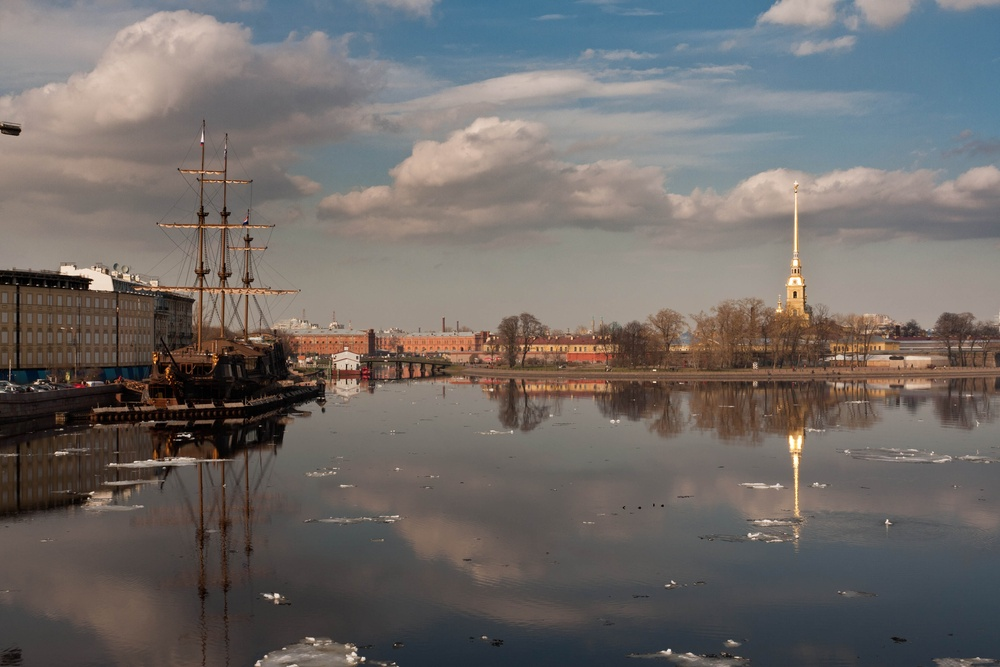
#> input picture CV/boat1.jpg, 1000 x 667 px, shrunk from 3888 x 2592 before the run
$ jupyter execute lecture4_stitching.ipynb
#> lines starting #> are read from the running program, lines starting #| are printed output that depends on the picture; after the words box and inside, x2 and y2 are one past the last pixel; in counts of white or black regions, pixels touching at a corner belong together
# Image Stitching

* Stitch two images using OpenCV by estimating homography

* use the high-level stitching API for stitching provided by
    * `cv::Stitcher`

## OpenCV

(pytorch)$ conda install -c conda-forge py-opencv

[cell 1]
import numpy as np
import cv2 as cv
from matplotlib import pyplot as plt

import argparse
import sys

plt.rcParams['figure.figsize'] = [16, 9]

## Image Stitching

* Feature detection
* Feature matching & homography estimation using RANSAC
* align two images using estimated homography
* Stitching

How can we remove this seam?

[cell 2]
# read images
img_names = ['boat1.jpg','boat2.jpg']
img1 = cv.imread(img_names[0])
#> img1 is the input picture: shape (667, 1000, 3); mean B, G, R 104, 106.6, 111.8
img2 = cv.imread(img_names[1])
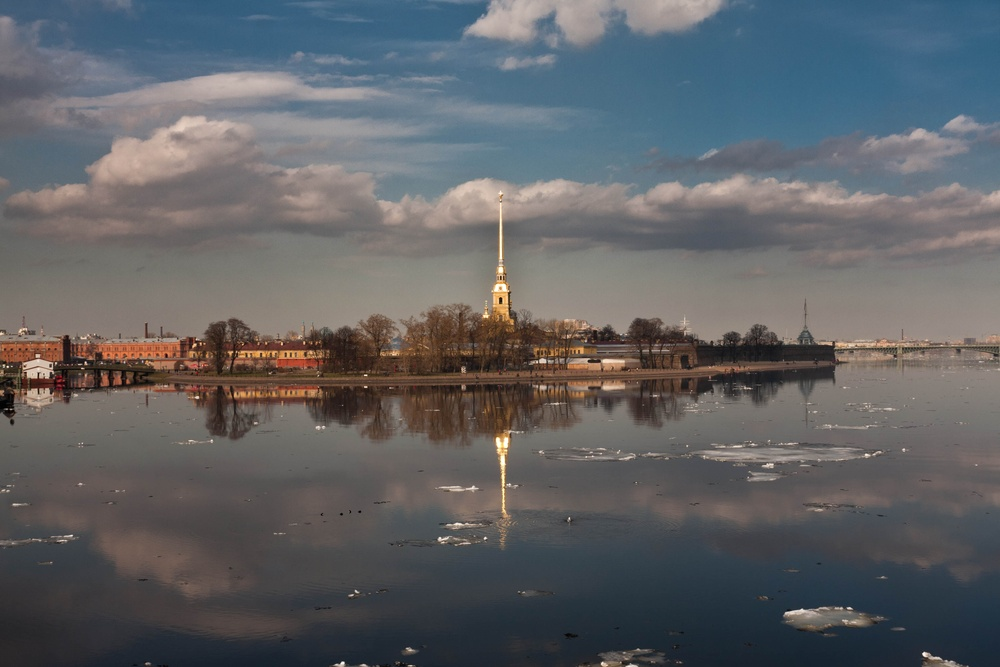
#> input picture CV/boat2.jpg, 1000 x 667 px, shrunk from 3888 x 2592 before the run
#> img2 is the input picture: shape (667, 1000, 3); mean B, G, R 100.9, 98, 96.5

plt.subplot(1,2,1), plt.imshow(cv.cvtColor(img1, cv.COLOR_BGR2RGB)), plt.title('img1')
plt.subplot(1,2,2), plt.imshow(cv.cvtColor(img2, cv.COLOR_BGR2RGB)), plt.title('img2')
plt.show()
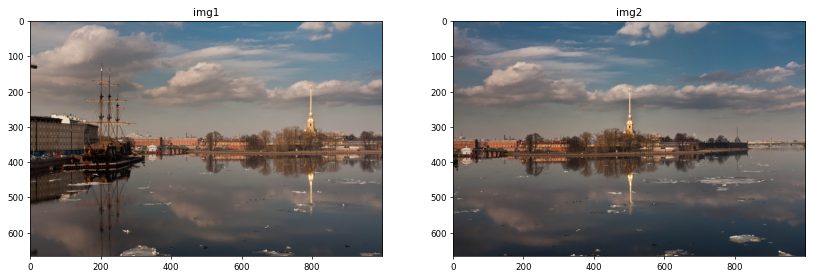
#> figure drawn by matplotlib, 2 panels

[cell 3]
# Initiate SIFT detector
# TODO
sift = cv.SIFT_create()

# find the keypoints and descriptors with SIFT (mask=None)
# TODO
kp1, des1 = sift.detectAndCompute(img1, None)
#> kp1 = 1818 keypoints; strongest (x, y, size): (189, 435, 2.3), (363, 659, 2.7), (277, 595, 3.3), (90, 383, 3.2)
kp2, des2 = sift.detectAndCompute(img2, None)
#> kp2 = 1294 keypoints; strongest (x, y, size): (924, 654, 3.2), (343, 663, 2.4), (500, 299, 2.7), (197, 397, 2.2)

### Visualize Features

[cell 4]
img1_vis = np.zeros_like(img1)
img2_vis = np.zeros_like(img2)

img1_vis = cv.drawKeypoints(img1, kp1, img1_vis, flags=cv.DRAW_MATCHES_FLAGS_DRAW_RICH_KEYPOINTS)
img2_vis = cv.drawKeypoints(img2, kp2, img2_vis, flags=cv.DRAW_MATCHES_FLAGS_DRAW_RICH_KEYPOINTS)

plt.subplot(1,2,1), plt.imshow(cv.cvtColor(img1_vis, cv.COLOR_BGR2RGB)), plt.title('Detected SIFT Features in img1')
plt.subplot(1,2,2), plt.imshow(cv.cvtColor(img2_vis, cv.COLOR_BGR2RGB)), plt.title('Detected SIFT Features in img2')
plt.show()
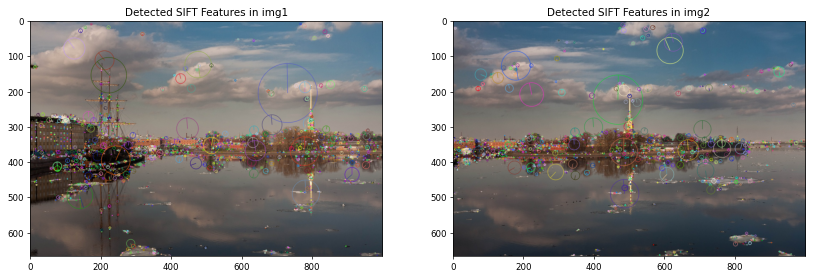
#> figure drawn by matplotlib, 2 panels

### Feature matching

[cell 5]
# For FLANN based matcher, we need to pass two dictionaries which specifies the algorithm to be used, its related parameters etc.
FLANN_INDEX_KDTREE = 1
index_params = dict(algorithm=FLANN_INDEX_KDTREE, trees=5) # First one is IndexParams. For various algorithms, the information to be passed is explained in FLANN docs.
search_params = dict(checks=50) # Second dictionary is the SearchParams. It specifies the number of times the trees in the index should be recursively traversed. Higher values gives better precision, but also takes more time.

# Create FLANN based matcher
# TODO
matcher = cv.FlannBasedMatcher(index_params, search_params)

# compute k best matches (k=2)
# TODO
matches = matcher.knnMatch(des1, des2, k=2)
#> matches = 1818 matches

# store all the good matches as per Lowe's ratio test.
# matches.distance - Distance between descriptors. The lower, the better it is.
good = []
for m, n in matches:
    if m.distance < 0.7 * n.distance: # Lowe's ratio test.
        good.append(m)
#> after the loop, good = 540 matches

print(len(good))
#| 540

* Draw matched points:

[cell 6]
# draw matches
draw_params = dict(matchColor=(0, 255, 0),  # draw matches in green color
                   singlePointColor=None,
                   flags=cv.DrawMatchesFlags_NOT_DRAW_SINGLE_POINTS)

img_matches = cv.drawMatches(img1, kp1, img2, kp2, good, None, **draw_params)
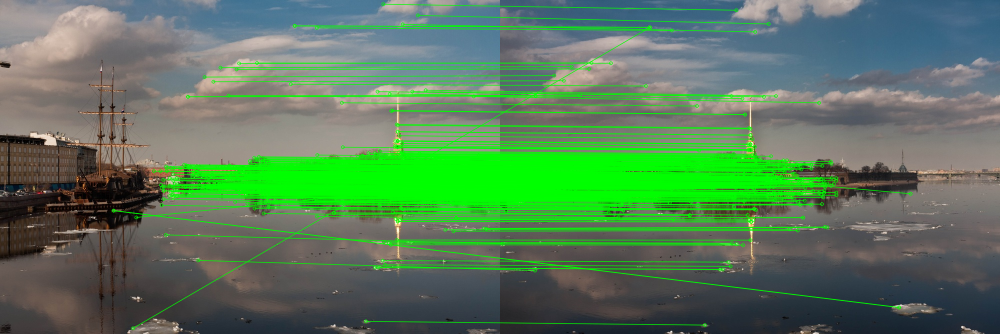
#> img_matches: shape (667, 2000, 3) (shown at 1/2 size); mean B, G, R 90.7, 123.7, 88.5

plt.imshow(cv.cvtColor(img_matches,cv.COLOR_BGR2RGB)), plt.title('Matches')
plt.show()

### Find Homography

[cell 7]
MIN_MATCH_COUNT = 10
if len(good) > MIN_MATCH_COUNT:

    # find homography (method=cv2.RANSAC, ransacReprojThreshold=5.0)
    # TODO
    src_pts = np.float32([kp1[m.queryIdx].pt for m in good]).reshape(-1, 1, 2)
#> src_pts = 540 rows, first 8: [226.9, 420.7], [226.9, 420.7], [265.6, 656.1], [272.1, 434.4], [307.5, 341.9], [320.3, 341.8], [321.6, 369.6], [322.9, 375]
    dst_pts = np.float32([kp2[m.trainIdx].pt for m in good]).reshape(-1, 1, 2)
#> dst_pts = 540 rows, first 8: [797.7, 614.5], [797.7, 614.5], [299.3, 54.22], [433.6, 316.2], [22.87, 348.9], [22.87, 348.9], [9.87, 378.6], [11.5, 384.5]

    M, mask = cv.findHomography(src_pts, dst_pts, cv.RANSAC, 5.0)
#> M = [[1.24, 0.00175, -388.6], [0.0791, 1.15, -43.83], [0.000246, -7.02e-06, 1]]; mask = 540 values, max 1 at index 6, min 0 at index 0, mean 0.959
    matchesMask = mask.ravel().tolist()
#> matchesMask has the same summary as mask

    # perspective transform
    h, w, c = img1.shape
#> h = 667; w = 1000; c = 3
    pts = np.float32([[0, 0], [0, h - 1], [w - 1, h - 1], [w - 1, 0]]).reshape(-1, 1, 2)
#> pts = [[0, 0], [0, 666], [999, 666], [999, 0]]
    dst1 = cv.perspectiveTransform(pts, M)
#> dst1 = [[-388.6, -43.83], [-389.2, 727.3], [685.9, 647.1], [682.4, 28.22]]

    h, w, c = img2.shape
    pts = np.float32([[0, 0], [0, h - 1], [w - 1, h - 1], [w - 1, 0]]).reshape(-1, 1, 2)
    dst2 = cv.perspectiveTransform(pts, np.linalg.inv(M))
#> dst2 = [[313.4, 16.53], [312.5, 636.1], [1389.2, 714.8], [1396.1, -57.72]]

    img2_poly = cv.polylines(img2.copy(), [np.int32(dst1)], True, (255,0,0), 3, cv.LINE_AA)
    img1_poly = cv.polylines(img1.copy(), [np.int32(dst2)], True, (0,0,255), 3, cv.LINE_AA)
else:
    print("Not enough matches are found - {}/{}".format(len(good), MIN_MATCH_COUNT))
    matchesMask = None

# draw matches
draw_params = dict(matchColor=(0, 255, 0),  # draw matches in green color
                   singlePointColor=None,
                   matchesMask=matchesMask,  # draw only inliers
                   flags=2)
#> draw_params = 4 items

img3 = cv.drawMatches(img1_poly, kp1, img2_poly, kp2, good, None, **draw_params)
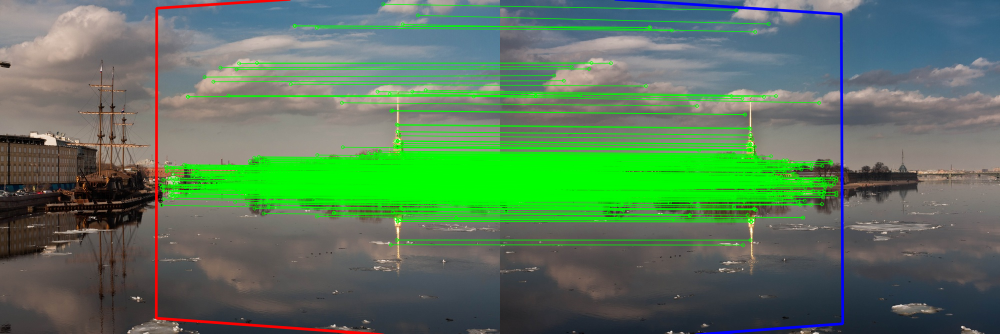
#> img3: shape (667, 2000, 3) (shown at 1/2 size); mean B, G, R 92.1, 120.7, 90.1

plt.imshow(cv.cvtColor(img3,cv.COLOR_BGR2RGB)), plt.title('Matches in mask')
plt.show()

### Image stitching

- `np.eye(3)` $= \begin{bmatrix} 1 & 0 & 0 \\ 0 & 1 & 0 \\ 0 & 0 & 1 \end{bmatrix}$
- what does `A` do?

[cell 8]
# define output image space
out_width = img2.shape[1]*2
#> out_width = 2000
out_height = img2.shape[0]*2
#> out_height = 1334
I = np.eye(3)
A = np.eye(3)
A[0:2,2] = [out_width//4, out_height//4] # width, height

# define mask
mask1 = np.ones_like(img1)
mask2 = np.ones_like(img2)

# get inv(M)
# TODO
M_inv = np.linalg.inv(M)
#> M_inv = [[0.749, 0.000635, 291], [-0.0584, 0.868, 15.35], [-0.000184, 5.94e-06, 0.929]]

[cell 9]
# warp img2 into output space with img1 camera pose (use M=A@M_inv, dsize=(out_width, out_height))
# TODO

img2_out = cv.warpPerspective(img2, A@M_inv, (out_width, out_height))
mask2_out = cv.warpPerspective(mask2, A@M_inv, (out_width, out_height))
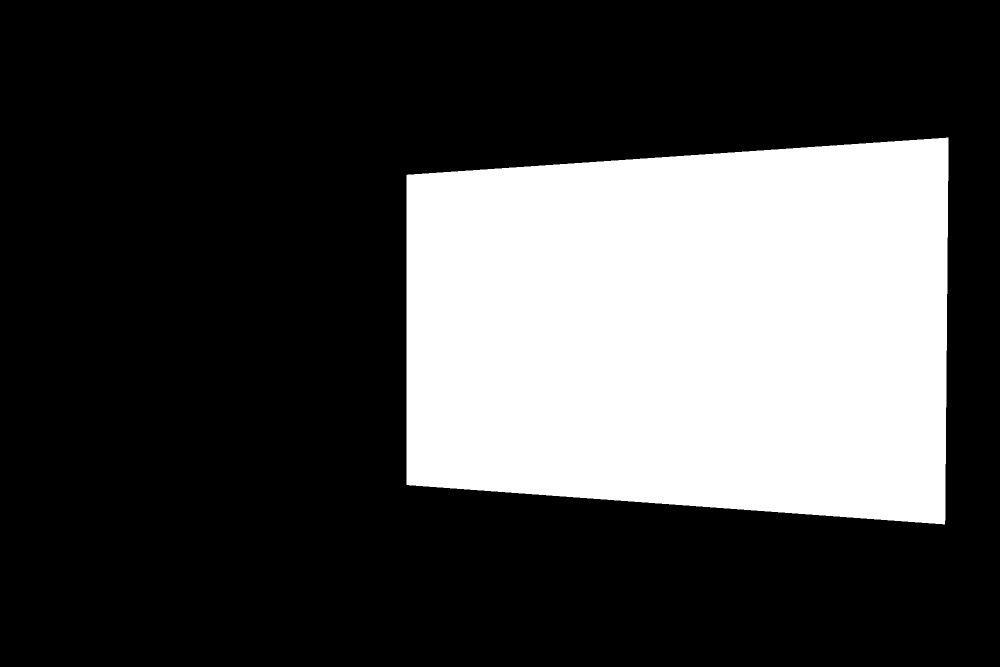
#> mask2_out: shape (1334, 2000, 3) (shown at 1/2 size); values 0 (black) and 1 (white), 28.2% white; 1 white region, box (x1, y1, x2, y2) and area: (813, 275, 1897, 1049) 753531
#> mask2: shape (667, 1000, 3); every value is 1

# warp img1 into output space (use M=A, dsize=(out_width, out_height))
img1_out = cv.warpPerspective(img1, A@I, (out_width, out_height))
mask1_out = cv.warpPerspective(mask1, A@I, (out_width, out_height))

# stitch images
# alpha blending
img_stitch = img1_out
img_stitch = (1-mask2_out) * img_stitch  +  mask2_out * img2_out


# display
img_stitch = np.clip(img_stitch,0,255).astype(np.uint8)
plt.imshow(cv.cvtColor(img_stitch, cv.COLOR_BGR2RGB))
plt.show()

[cell 10]
# warp img1 into output space with img2 camera pose (use M=A@M_inv, dsize=(out_width, out_height))
# TODO
img1_out = cv.warpPerspective(img1, A@M, (out_width, out_height))
mask1_out = cv.warpPerspective(mask1, A@M, (out_width, out_height))
#> mask1_out: shape (1334, 2000, 3); values 0 (black) and 1 (white), 28% white; 1 white region, box (x1, y1, x2, y2) and area: (111, 289, 1187, 1061) 747682

# warp img2 into output space (use M=A, dsize=(out_width, out_height))
img2_out = cv.warpPerspective(img2, A@I, (out_width, out_height))
mask2_out = cv.warpPerspective(mask2, A@I, (out_width, out_height))
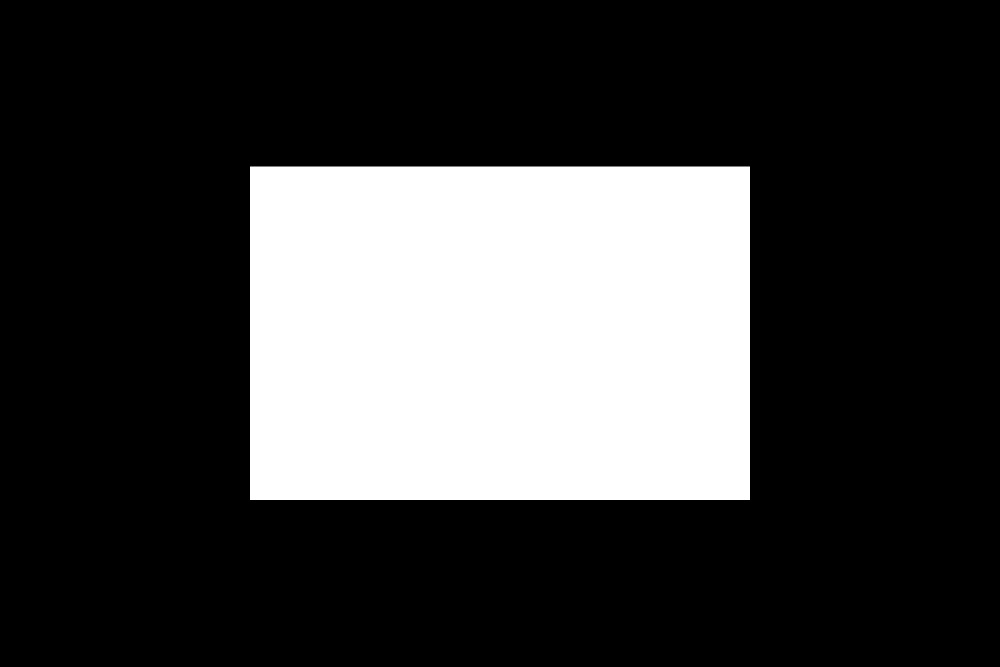
#> mask2_out: shape (1334, 2000, 3) (shown at 1/2 size); values 0 (black) and 1 (white), 25% white; 1 white region, box (x1, y1, x2, y2) and area: (500, 333, 1500, 1000) 667000

# stitch images
# alpha blending
img_stitch = img2_out
img_stitch = (1-mask1_out) * img_stitch +  mask1_out * img1_out
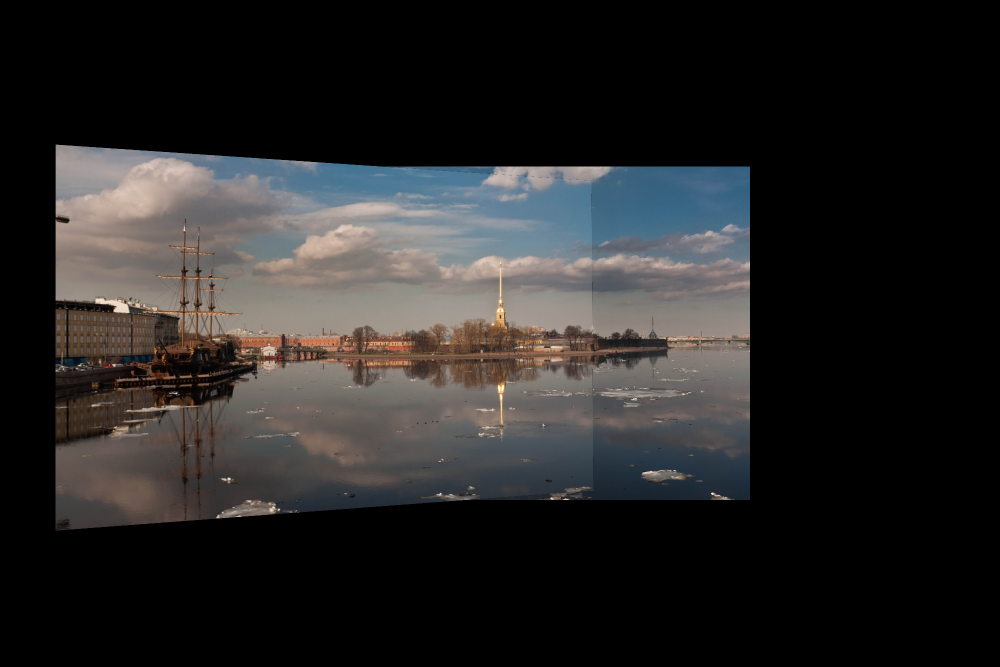
#> img_stitch: shape (1334, 2000, 3) (shown at 1/2 size); mean of channels 0, 1, 2 37.2, 37.5, 38.6; drawn as B, G, R

# display
img_stitch = np.clip(img_stitch,0,255).astype(np.uint8)
plt.imshow(cv.cvtColor(img_stitch, cv.COLOR_BGR2RGB))
plt.show()

## High-level stitching API

`cv::Stitcher::create` can create stitcher in one of the predefined configurations (argument mode).
See `cv::Stitcher::Mode` for details.
These configurations will setup multiple stitcher properties to operate in one of predefined scenarios.
After you create stitcher in one of predefined configurations you can adjust stitching by setting any of the stitcher properties.

[cell 11]
# read input images
img_names = ['boat1.jpg','boat2.jpg']

imgs = []
for img_name in img_names:
    img = cv.imread(cv.samples.findFile(img_name))
    if img is None:
        print("can't read image " + img_name)
        sys.exit(-1)
    imgs.append(img)


# create stitcher and stitch given images
stitcher = cv.Stitcher.create(mode = cv.Stitcher_PANORAMA)
status, pano = stitcher.stitch(imgs)
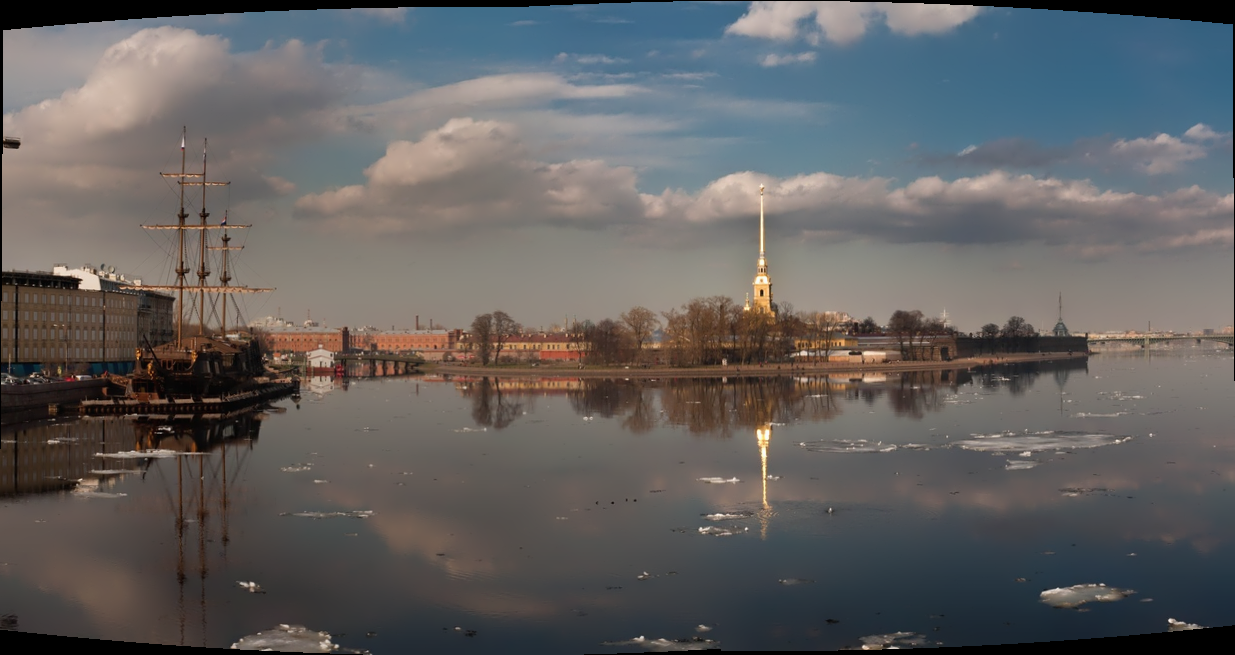
#> pano: shape (655, 1235, 3); mean of channels 0, 1, 2 96.6, 96.8, 98.4; drawn as B, G, R
#> status = 0


if status != cv.Stitcher_OK:
    print("Can't stitch images, error code = %d" % status)
    sys.exit(-1)
print('Done')


plt.imshow(cv.cvtColor(pano,cv.COLOR_BGR2RGB))
plt.show()
